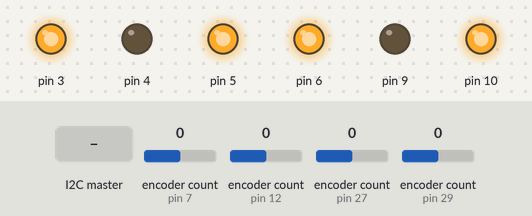
Recording of a sketch running on a simulated Arduino Nano, built with avr-gcc and run on an emulated ATmega328P. Parts: output pins drawn as LEDs (lit = HIGH). Inputs (shaded band) come from the test bench; at power-on: encoder count (sensors on pin 29, pin 7, pin 12, pin 27) 0.

Above: at 0.1 s.
At 2.2 s:
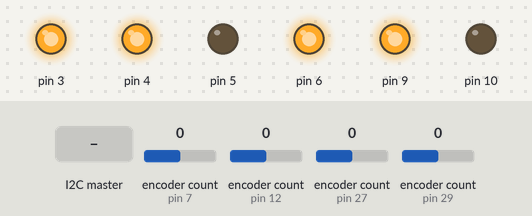
2.3 s: encoder count (sensor on pin 29) set to 1
At 3.5 s:
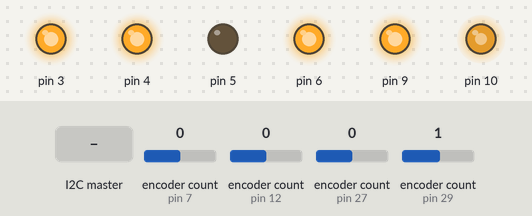
5.3 s: encoder count (sensor on pin 7) set to 1
Timing chart, 0 to 7.1 s (numbered marks = the images above; inputs shaded):
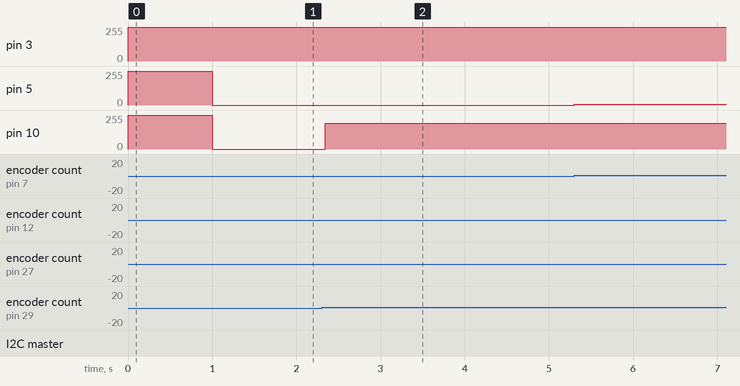

Measured:
- after the input at 2.3 s, pin 10: 0/255 → 195/255 at once

The sketch:

rotary_encoder_module_new_4.ino
```cpp
// Working code for the 4 x rotary encoder module of the Nashesizer - includes commented out workings - to tidy up
// Uses EC12PLRGBSDVBF-D-25K-24-24C-6108-6H rotary encoders with in-built RGB LED from Pimoroni - https://shop.pimoroni.com/products/rotary-encoder-illuminated-rgb...
// + Arduino Nano + passive components
// Requires the Wire, Encoder and RGBLED libraries.
// Coded in Arduino IDE 1.8.5 and Teensyduino 1.4.0
// I2C two-way comms tested and working (might yet be refined) via the module's slave Arduino Nano to/from the master Teensy 3.6 to/from the Processing...
// Nashesizer-Hub OSC-to-Serial bridge to/from Live (upstream)
// Sends encoder position into Live and also updates encoder positions and their RGB LED colour when a change is made to a LiveGrabber assigned GUI control in Live
// Variable names are somewhat long but explicit to help readability of the code
// Schematic still being finalised - current version in root folder


///////////////////////////////////////
/// LIBRARIES + GLOBALS
///////////////////////////////////////

#include <Wire.h> // I2C
#include <Encoder.h>
/*
  RGBLedExample
  Example for the RGBLED Library
  Created by Bret Stateham, November 13, 2014
  You can get the latest version from http://github.com/BretStateham/RGBLED
*/
#include <RGBLED.h>

/// Wire configuration
int clockFrequency = 400000;

// data sent from Teensy 3.6
//char buf[20];
boolean newFromTeensyMessage = false;
//String fromTeensyMessage = "";
//int encNo, encValue = 0;
//float encValueF = 0.0;
byte encNoInB, encValueInB = B00000000;
int encNoInI, encValueInI = 0;

/// rotary encoders
// pointer to pointer - enables less repetion in the code via for loops using multiple pointers to
// Encoder objects of the form rotEnc[i] - these declared in setup();
Encoder** rotEnc;
int encRead[4], encReadLast[4] = {0, 0, 0, 0};
int encI[4] = {0, 0, 0, 0};
byte encB[4] = {B00000000, B00000000, B00000000, B00000000};
int lastEncUsed = 0;
int noEncsAttached = 4;

// coarse + fine resolution modes
int resMode = 0;

/// RGB LEDs
RGBLED** rgbLedRE; // pointer to pointer - as per Encoder

// simple timer for printing debugging info to Serial Monitor
unsigned long currentTime;
unsigned long lastTime;
unsigned long delayTime = 200;


///////////////////////////////////////
/// SET UP
///////////////////////////////////////

void setup() {

  Serial.begin(250000);

  Wire.begin(2); // join i2c bus with address #2
  Wire.setClock(clockFrequency);
  Wire.onRequest(requestEvent); // register event - function below
  Wire.onReceive(receiveEvent); // register event - function below

  // allocate a buffer in memory for manipulating Strings
  // TO DO - Mike Cook recommends that Arduino String should be avoided because of lack of garbage collection - but String manipulation is far more straightforward to use
  // and using reserve minimises fragmentation of the heap according to this Adafruit guide on Optimising SRAM - https://learn.adafruit.com/memories-of-an-arduino/optimizing-sram
  // now replaced this method with a simpler reading of two bytes
  //fromTeensyMessage.reserve(12);

  // Change these two numbers to the pins connected to your encoder.
  //   Best Performance: both pins have interrupt capability
  //   Good Performance: only the first pin has interrupt capability
  //   Low Performance:  neither pin has interrupt capability
  //   avoid using pins with LEDs attached
  rotEnc = new Encoder*[noEncsAttached];
  rotEnc[0] = new Encoder(7, 8);
  rotEnc[1] = new Encoder(12, 24);
  rotEnc[2] = new Encoder(27, 28);
  rotEnc[3] = new Encoder(29, 30);

  // Declare an RGBLED instanced named rgbLed
  // Red, Green and Blue LED legs are connected to PWM pins 11,9 & 6 respectively
  // In this example, we have a COMMON_ANODE LED, use COMMON_CATHODE otherwise
  rgbLedRE = new RGBLED*[noEncsAttached];
  rgbLedRE[0] = new RGBLED(3, 4, 5, COMMON_ANODE);
  rgbLedRE[1] = new RGBLED(6, 9, 10, COMMON_ANODE);
  rgbLedRE[2] = new RGBLED(25, 32, 20, COMMON_ANODE);
  rgbLedRE[3] = new RGBLED(21, 22, 23, COMMON_ANODE);

  // flash the encoder LEDs green at power up
  for (int i = 0; i < noEncsAttached; i++) {
    rgbLedRE[i]->writeRGB(0, 255, 0);
  }
  delay(500);
  for (int i = 0; i < noEncsAttached; i++) {
    rgbLedRE[i]->writeRGB(0, 0, 0);
  }
  delay(500);

  currentTime = millis();
  lastTime = currentTime;

}


///////////////////////////////////////
/// MAIN LOOP
///////////////////////////////////////

void loop() {

  // simple timer
  currentTime = millis();

  // recive message from Teensy I2C master
  if (newFromTeensyMessage) handleTeensyMessage(); // do something with message from the Teensy

  // read the encoder values
  for (int i = 0; i < noEncsAttached; i++) {
    encRead[i] = rotEnc[i]->read();
  }

  // check which encoder was used last
  for (int i = 0; i < noEncsAttached; i++) {
    if (encRead[i] != encReadLast[i]) {
      lastEncUsed = i;
    }
    encReadLast[i] = encRead[i];
  }

  if (resMode == 0) { // default coarse mode

    // limit the encoder values to between 0 & 255
    for (int i = 0; i < noEncsAttached; i++) {
      if (encRead[i] > 255) {
        encI[i] = 255;
      } else if (encRead[i] < 0) {
        encI[i] = 0;
      } else {
        encI[i] = encRead[i];
      }
      encB[i] = byte(encI[i]);
    }

    //    // debugging
    //    if (currentTime - lastTime >= delayTime) {
    //      for (int i = 0; i < noEncsAttached; i++) {
    //        Serial.print("encRead[");
    //        Serial.print(i);
    //        Serial.print("]:" );
    //        Serial.println(encRead[i]);
    //        Serial.print("encI[");
    //        Serial.print(i);
    //        Serial.print("]:" );
    //        Serial.println(encI[i]);
    //        Serial.print("encB[");
    //        Serial.print(i);
    //        Serial.print("]:" );
    //        Serial.println(encB[i]);
    //      }
    //      Serial.print("lastEncUsed: ");
    //      Serial.println(lastEncUsed);
    //      lastTime = currentTime;  // Updates lastTime
    //    }

    // adjust the colour of the built-in RGB LED
    // red for below 0 and above 255, blue (0) to green (255)
    for (int i = 0; i < noEncsAttached; i++) {
      if (encRead[i] > 255) {
        rgbLedRE[i]->writeRGB(30, 0, 0);
      } else if (encRead[i] < 0) {
        rgbLedRE[i]->writeRGB(30, 0, 0);
      } else {
        rgbLedRE[i]->writeRGB(0, encI[i], 255 - encI[i]);
      }
    }

  } else if (resMode == 1) { // fine mode

    // TO DO - this likely activated from the buttons module and/or 7" touchscreen display
    // - yet to implement

  }

}

///////////////////////////////////////
/// Nashesizer module functions
///////////////////////////////////////

// function that executes whenever data is requested by Teensy I2C master
// this function is registered as an event, see setup()
void requestEvent() {

  Wire.write(byte(lastEncUsed)); // respond with message of 1 byte as expected by master
  Wire.write(encB[lastEncUsed]); // respond with message of 1 byte as expected by master

}

// function that executes whenever data is received from Teensy I2C master
// this function is registered as an event, see setup()
void receiveEvent(int howMany) {

  // worked - but simplifying to just reading 2 incoming bytes
  //  for ( int i = 0; i < sizeof(buf);  ++i ) buf[i] = (char)0; // clear the buffer
  //  fromTeensyMessage = ""; // reset the message
  //  static int i = 0;
  //  while (Wire.available() > 0 && newFromTeensyMessage == false) { // loop through all but the last byte
  //    //// debugging
  //    //char c = Wire.read(); // receive byte as a character
  //    //Serial.print(c); // print the character
  //    buf[i] = Wire.read();
  //    //Serial.print(buf[i]); // debugging
  //    if (buf[i] == ':') { // added ':' delimiter to end of I2C writes from Teensy
  //      newFromTeensyMessage = true;
  //      i = 0;
  //    } else {
  //      // compile the message from the buffer
  //      fromTeensyMessage += buf[i];
  //      //Serial2.println(fromTeensyMessage); // debugging
  //      i += 1;
  //    }
  //  }

  while (Wire.available()) { // slave may send less than requested
    encNoInB = Wire.read(); // receive first byte as character
    encNoInI = int(encNoInB);
    encValueInB = Wire.read(); // receive second byte as character
    encValueInI = encValueInB;
    newFromTeensyMessage = true;
  }

}


void handleTeensyMessage() {

  // do something with the message

  //  // worked - but simplifying to just reading 2 incoming bytes
  //  //Serial.println(fromTeensyMessage);
  //  // extracts values from fromTeensyMessage and updates the relevant encoder position and RGB LED colour
  //  // messages from the Teensy are always of the form 2,0.620000
  //  int ind1 = fromTeensyMessage.indexOf(',');  // finds location of the ,
  //  // extracts the encoder #
  //  encNo = fromTeensyMessage.substring(0, ind1).toInt();
  //  // extracts the encoder value
  //  encValueF = fromTeensyMessage.substring(ind1 + 1, fromTeensyMessage.length()).toFloat();
  //  // convert this float to an integer
  //  encValue = mapfi(encValueF, 0.0, 1.0, 0, 255);
  //  //  // debugging
  //  //  Serial.print("encNo: ");
  //  //  Serial.println(encNo);
  //  //  Serial.print("encValueF: ");
  //  //  Serial.println(encValueF);
  //  //  Serial.print("encValue: ");
  //  //  Serial.println(encValue);
  //  // write the value to the encoder
  //  rotEnc[encNo]->write(encValue);
  //  // update it's RGB LED
  //  rgbLedRE[encNo]->writeRGB(0, encValue, 255 - encValue);

  // write the value to the encoder
  rotEnc[encNoInI]->write(encValueInI);
  // update it's RGB LED
  rgbLedRE[encNoInI]->writeRGB(0, encValueInI, 255 - encValueInI);

  newFromTeensyMessage = false; // ready for next messaage

}

///////////////////////////////////////
/// Misc functions
///////////////////////////////////////

// no longer used
//// takes float inputs and outputs integers
//float mapfi(float x, float in_min, float in_max, int out_min, int out_max) {
//  return (x - in_min) * (out_max - out_min) / (in_max - in_min) + out_min;
//}
```
